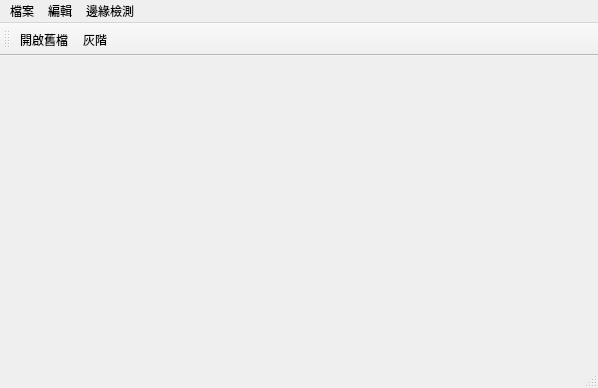
<?xml version="1.0" encoding="UTF-8"?>
<ui version="4.0">
 <class>MainWindow</class>
 <widget class="QMainWindow" name="MainWindow">
  <property name="geometry">
   <rect>
    <x>0</x>
    <y>0</y>
    <width>598</width>
    <height>388</height>
   </rect>
  </property>
  <property name="windowTitle">
   <string>MainWindow</string>
  </property>
  <widget class="QWidget" name="centralwidget"/>
  <widget class="QMenuBar" name="menubar">
   <property name="geometry">
    <rect>
     <x>0</x>
     <y>0</y>
     <width>598</width>
     <height>25</height>
    </rect>
   </property>
   <widget class="QMenu" name="menu">
    <property name="title">
     <string>檔案</string>
    </property>
    <addaction name="OpenFile"/>
    <addaction name="Save"/>
    <addaction name="Close"/>
   </widget>
   <widget class="QMenu" name="menu_2">
    <property name="title">
     <string>編輯</string>
    </property>
    <addaction name="toGray"/>
    <addaction name="toHistgram"/>
    <addaction name="toThresh"/>
    <addaction name="toDynamicThresh"/>
    <addaction name="toR"/>
    <addaction name="toG"/>
    <addaction name="toB"/>
   </widget>
   <widget class="QMenu" name="menu_3">
    <property name="title">
     <string>邊緣檢測</string>
    </property>
    <addaction name="toGradient"/>
    <addaction name="toLaplacian"/>
   </widget>
   <addaction name="menu"/>
   <addaction name="menu_2"/>
   <addaction name="menu_3"/>
  </widget>
  <widget class="QStatusBar" name="statusbar"/>
  <widget class="QToolBar" name="FileToolBar">
   <property name="windowTitle">
    <string>toolBar</string>
   </property>
   <attribute name="toolBarArea">
    <enum>TopToolBarArea</enum>
   </attribute>
   <attribute name="toolBarBreak">
    <bool>false</bool>
   </attribute>
   <addaction name="OpenFile"/>
   <addaction name="toGray"/>
  </widget>
  <action name="OpenFile">
   <property name="icon">
    <iconset resource="../src/ImageProcess.qrc">
     <normaloff>:/OpenFile/icon/OpenFile.PNG</normaloff>:/OpenFile/icon/OpenFile.PNG</iconset>
   </property>
   <property name="text">
    <string>開啟舊檔</string>
   </property>
  </action>
  <action name="Close">
   <property name="text">
    <string>關閉程式</string>
   </property>
  </action>
  <action name="toGray">
   <property name="icon">
    <iconset resource="../src/ImageProcess.qrc">
     <normaloff>:/Gray/icon/Gray.PNG</normaloff>:/Gray/icon/Gray.PNG</iconset>
   </property>
   <property name="text">
    <string>灰階</string>
   </property>
  </action>
  <action name="toHistgram">
   <property name="text">
    <string>直方圖</string>
   </property>
  </action>
  <action name="toThresh">
   <property name="text">
    <string>二值化</string>
   </property>
  </action>
  <action name="toDynamicThresh">
   <property name="text">
    <string>二值化（動態調整）</string>
   </property>
  </action>
  <action name="toR">
   <property name="text">
    <string>純R</string>
   </property>
  </action>
  <action name="toG">
   <property name="text">
    <string>純G</string>
   </property>
  </action>
  <action name="toB">
   <property name="text">
    <string>純B</string>
   </property>
  </action>
  <action name="toGradient">
   <property name="text">
    <string>梯度運算</string>
   </property>
  </action>
  <action name="toLaplacian">
   <property name="text">
    <string>拉普啦斯運算</string>
   </property>
  </action>
  <action name="Save">
   <property name="text">
    <string>存檔</string>
   </property>
  </action>
 </widget>
 <resources>
  <include location="../src/ImageProcess.qrc"/>
 </resources>
 <connections>
  <connection>
   <sender>OpenFile</sender>
   <signal>activated()</signal>
   <receiver>MainWindow</receiver>
   <slot>slotOpenFile()</slot>
   <hints>
    <hint type="sourcelabel">
     <x>-1</x>
     <y>-1</y>
    </hint>
    <hint type="destinationlabel">
     <x>298</x>
     <y>193</y>
    </hint>
   </hints>
  </connection>
  <connection>
   <sender>Close</sender>
   <signal>activated()</signal>
   <receiver>MainWindow</receiver>
   <slot>slotClose()</slot>
   <hints>
    <hint type="sourcelabel">
     <x>-1</x>
     <y>-1</y>
    </hint>
    <hint type="destinationlabel">
     <x>298</x>
     <y>193</y>
    </hint>
   </hints>
  </connection>
  <connection>
   <sender>toGray</sender>
   <signal>activated()</signal>
   <receiver>MainWindow</receiver>
   <slot>slotGray()</slot>
   <hints>
    <hint type="sourcelabel">
     <x>-1</x>
     <y>-1</y>
    </hint>
    <hint type="destinationlabel">
     <x>298</x>
     <y>193</y>
    </hint>
   </hints>
  </connection>
  <connection>
   <sender>toHistgram</sender>
   <signal>activated()</signal>
   <receiver>MainWindow</receiver>
   <slot>slotHistgram()</slot>
   <hints>
    <hint type="sourcelabel">
     <x>-1</x>
     <y>-1</y>
    </hint>
    <hint type="destinationlabel">
     <x>298</x>
     <y>193</y>
    </hint>
   </hints>
  </connection>
  <connection>
   <sender>toThresh</sender>
   <signal>activated()</signal>
   <receiver>MainWindow</receiver>
   <slot>slotThresh()</slot>
   <hints>
    <hint type="sourcelabel">
     <x>-1</x>
     <y>-1</y>
    </hint>
    <hint type="destinationlabel">
     <x>298</x>
     <y>193</y>
    </hint>
   </hints>
  </connection>
  <connection>
   <sender>toDynamicThresh</sender>
   <signal>activated()</signal>
   <receiver>MainWindow</receiver>
   <slot>slotDockWidget()</slot>
   <hints>
    <hint type="sourcelabel">
     <x>-1</x>
     <y>-1</y>
    </hint>
    <hint type="destinationlabel">
     <x>298</x>
     <y>193</y>
    </hint>
   </hints>
  </connection>
  <connection>
   <sender>toB</sender>
   <signal>activated()</signal>
   <receiver>MainWindow</receiver>
   <slot>slotImB()</slot>
   <hints>
    <hint type="sourcelabel">
     <x>-1</x>
     <y>-1</y>
    </hint>
    <hint type="destinationlabel">
     <x>298</x>
     <y>193</y>
    </hint>
   </hints>
  </connection>
  <connection>
   <sender>toG</sender>
   <signal>activated()</signal>
   <receiver>MainWindow</receiver>
   <slot>slotImG()</slot>
   <hints>
    <hint type="sourcelabel">
     <x>-1</x>
     <y>-1</y>
    </hint>
    <hint type="destinationlabel">
     <x>298</x>
     <y>193</y>
    </hint>
   </hints>
  </connection>
  <connection>
   <sender>toR</sender>
   <signal>activated()</signal>
   <receiver>MainWindow</receiver>
   <slot>slotImR()</slot>
   <hints>
    <hint type="sourcelabel">
     <x>-1</x>
     <y>-1</y>
    </hint>
    <hint type="destinationlabel">
     <x>298</x>
     <y>193</y>
    </hint>
   </hints>
  </connection>
  <connection>
   <sender>toGradient</sender>
   <signal>activated()</signal>
   <receiver>MainWindow</receiver>
   <slot>slotGradient()</slot>
   <hints>
    <hint type="sourcelabel">
     <x>-1</x>
     <y>-1</y>
    </hint>
    <hint type="destinationlabel">
     <x>298</x>
     <y>193</y>
    </hint>
   </hints>
  </connection>
  <connection>
   <sender>toLaplacian</sender>
   <signal>activated()</signal>
   <receiver>MainWindow</receiver>
   <slot>slotLaplacian()</slot>
   <hints>
    <hint type="sourcelabel">
     <x>-1</x>
     <y>-1</y>
    </hint>
    <hint type="destinationlabel">
     <x>298</x>
     <y>193</y>
    </hint>
   </hints>
  </connection>
  <connection>
   <sender>Save</sender>
   <signal>activated()</signal>
   <receiver>MainWindow</receiver>
   <slot>slotSaveFile()</slot>
   <hints>
    <hint type="sourcelabel">
     <x>-1</x>
     <y>-1</y>
    </hint>
    <hint type="destinationlabel">
     <x>298</x>
     <y>193</y>
    </hint>
   </hints>
  </connection>
 </connections>
 <slots>
  <slot>slotClose()</slot>
  <slot>slotOpenFile()</slot>
  <slot>slotGray()</slot>
  <slot>slotHistgram()</slot>
  <slot>slotThresh()</slot>
  <slot>slotDockWidget()</slot>
  <slot>slotImR()</slot>
  <slot>slotImG()</slot>
  <slot>slotImB()</slot>
  <slot>slotGradient()</slot>
  <slot>slotLaplacian()</slot>
  <slot>slotSaveFile()</slot>
 </slots>
</ui>
